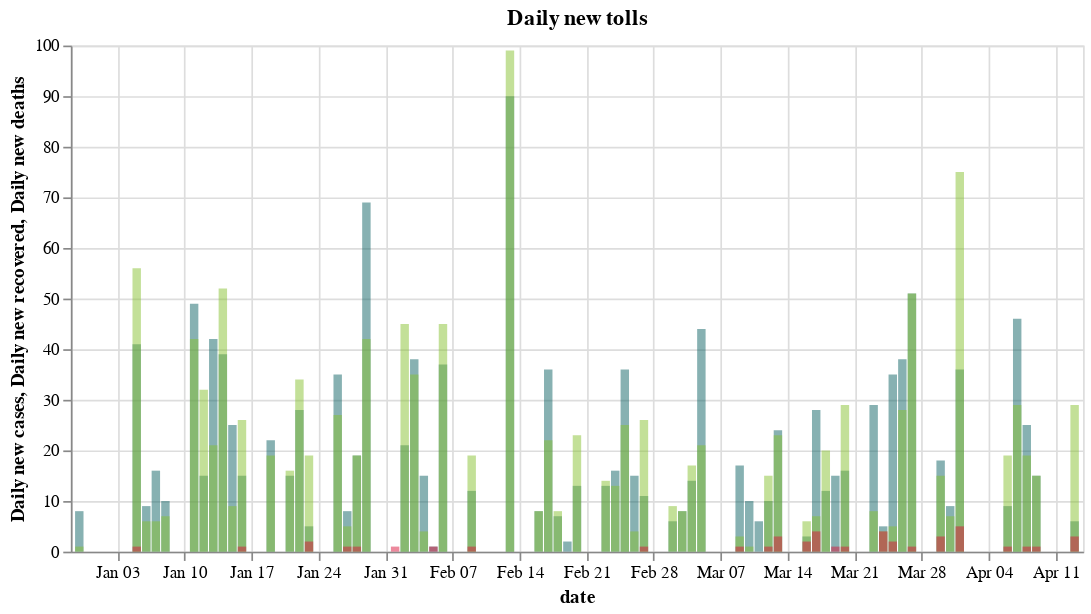

Notebook code cell kept with this figure:
### Code cell
city['daily_cases'] = city['totalCases'].diff()
city['daily_deaths'] = city['totalDeaths'].diff()
city['daily_recovered'] = city['totalRecovered'].diff()

# Initiate chart with data
cases = alt.Chart(city).mark_bar(color = '#106466', opacity = 0.5).encode(alt.X('date:T'), alt.Y('daily_cases:Q', title = 'Daily new cases'))
deaths = alt.Chart(city).mark_bar(color = '#DC143C', opacity = 0.5).encode(alt.X('date:T'), alt.Y('daily_deaths:Q', title = 'Daily new deaths'))
recovered = alt.Chart(city).mark_bar(color = '#87C232', opacity = 0.5).encode(alt.X('date:T'), alt.Y('daily_recovered:Q', title = 'Daily new recovered'))

(cases + recovered + deaths).properties(title = "Daily new tolls", width = 600)

### Figure 1 — Vega-Lite specification as saved in the notebook (floating-point values rounded to 4 significant figures)
{"config": {"view": {"continuousWidth": 400, "continuousHeight": 300}}, "layer": [{"mark": {"type": "bar", "color": "#106466", "opacity": 0.5}, "encoding": {"x": {"type": "temporal", "field": "date"}, "y": {"type": "quantitative", "field": "daily_cases", "title": "Daily new cases"}}}, {"mark": {"type": "bar", "color": "#87C232", "opacity": 0.5}, "encoding": {"x": {"type": "temporal", "field": "date"}, "y": {"type": "quantitative", "field": "daily_recovered", "title": "Daily new recovered"}}}, {"mark": {"type": "bar", "color": "#DC143C", "opacity": 0.5}, "encoding": {"x": {"type": "temporal", "field": "date"}, "y": {"type": "quantitative", "field": "daily_deaths", "title": "Daily new deaths"}}}], "data": {"name": "data-4947ba52341891f43bcab70395daab29"}, "title": "Daily new tolls", "width": 600, "$schema": "https://vega.github.io/schema/vega-lite/v4.8.1.json", "datasets": {"data-4947ba52341891f43bcab70395daab29": [{"city": "Aparecida", "date": "2020-12-29T00:00:00", "totalDeaths": 21, "totalCases": 773, "totalRecovered": 723, "totalBeds": 11, "intubated": 1, "new cases": null, "new deaths": null, "new recovered": null, "total_cases": 773, "total_deaths": 21, "total_recovered": 723, "daily_cases": null, "daily_deaths": null, "daily_recovered": null}, {"city": "Aparecida", "date": "2020-12-30T00:00:00", "totalDeaths": 21, "totalCases": 781, "totalRecovered": 724, "totalBeds": 13, "intubated": 1, "new cases": 8.0, "new deaths": 0.0, "new recovered": 1.0, "total_cases": 781, "total_deaths": 21, "total_recovered": 724, "daily_cases": 8.0, "daily_deaths": 0.0, "daily_recovered": 1.0}, {"city": "Aparecida", "date": "2020-12-31T00:00:00", "totalDeaths": 21, "totalCases": 781, "totalRecovered": 724, "totalBeds": 13, "intubated": 1, "new cases": 0.0, "new deaths": 0.0, "new recovered": 0.0, "total_cases": 781, "total_deaths": 21, "total_recovered": 724, "daily_cases": 0.0, "daily_deaths": 0.0, "daily_recovered": 0.0}, {"city": "Aparecida", "date": "2021-01-01T00:00:00", "totalDeaths": 21, "totalCases": 781, "totalRecovered": 724, "totalBeds": 13, "intubated": 1, "new cases": 0.0, "new deaths": 0.0, "new recovered": 0.0, "total_cases": 781, "total_deaths": 21, "total_recovered": 724, "daily_cases": 0.0, "daily_deaths": 0.0, "daily_recovered": 0.0}, {"city": "Aparecida", "date": "2021-01-02T00:00:00", "totalDeaths": 21, "totalCases": 781, "totalRecovered": 724, "totalBeds": 13, "intubated": 1, "new cases": 0.0, "new deaths": 0.0, "new recovered": 0.0, "total_cases": 781, "total_deaths": 21, "total_recovered": 724, "daily_cases": 0.0, "daily_deaths": 0.0, "daily_recovered": 0.0}, {"city": "Aparecida", "date": "2021-01-03T00:00:00", "totalDeaths": 21, "totalCases": 781, "totalRecovered": 724, "totalBeds": 13, "intubated": 1, "new cases": 0.0, "new deaths": 0.0, "new recovered": 0.0, "total_cases": 781, "total_deaths": 21, "total_recovered": 724, "daily_cases": 0.0, "daily_deaths": 0.0, "daily_recovered": 0.0}, {"city": "Aparecida", "date": "2021-01-04T00:00:00", "totalDeaths": 21, "totalCases": 781, "totalRecovered": 724, "totalBeds": 13, "intubated": 1, "new cases": 0.0, "new deaths": 0.0, "new recovered": 0.0, "total_cases": 781, "total_deaths": 21, "total_recovered": 724, "daily_cases": 0.0, "daily_deaths": 0.0, "daily_recovered": 0.0}, {"city": "Aparecida", "date": "2021-01-05T00:00:00", "totalDeaths": 22, "totalCases": 822, "totalRecovered": 780, "totalBeds": 8, "intubated": 3, "new cases": 41.0, "new deaths": 1.0, "new recovered": 56.0, "total_cases": 822, "total_deaths": 22, "total_recovered": 780, "daily_cases": 41.0, "daily_deaths": 1.0, "daily_recovered": 56.0}, {"city": "Aparecida", "date": "2021-01-06T00:00:00", "totalDeaths": 22, "totalCases": 831, "totalRecovered": 786, "totalBeds": 11, "intubated": 2, "new cases": 9.0, "new deaths": 0.0, "new recovered": 6.0, "total_cases": 831, "total_deaths": 22, "total_recovered": 786, "daily_cases": 9.0, "daily_deaths": 0.0, "daily_recovered": 6.0}, {"city": "Aparecida", "date": "2021-01-07T00:00:00", "totalDeaths": 22, "totalCases": 847, "totalRecovered": 792, "totalBeds": 15, "intubated": 2, "new cases": 16.0, "new deaths": 0.0, "new recovered": 6.0, "total_cases": 847, "total_deaths": 22, "total_recovered": 792, "daily_cases": 16.0, "daily_deaths": 0.0, "daily_recovered": 6.0}, {"city": "Aparecida", "date": "2021-01-08T00:00:00", "totalDeaths": 22, "totalCases": 857, "totalRecovered": 799, "totalBeds": 16, "intubated": 4, "new cases": 10.0, "new deaths": 0.0, "new recovered": 7.0, "total_cases": 857, "total_deaths": 22, "total_recovered": 799, "daily_cases": 10.0, "daily_deaths": 0.0, "daily_recovered": 7.0}, {"city": "Aparecida", "date": "2021-01-09T00:00:00", "totalDeaths": 22, "totalCases": 857, "totalRecovered": 799, "totalBeds": 16, "intubated": 4, "new cases": 0.0, "new deaths": 0.0, "new recovered": 0.0, "total_cases": 857, "total_deaths": 22, "total_recovered": 799, "daily_cases": 0.0, "daily_deaths": 0.0, "daily_recovered": 0.0}, {"city": "Aparecida", "date": "2021-01-10T00:00:00", "totalDeaths": 22, "totalCases": 857, "totalRecovered": 799, "totalBeds": 16, "intubated": 4, "new cases": 0.0, "new deaths": 0.0, "new recovered": 0.0, "total_cases": 857, "total_deaths": 22, "total_recovered": 799, "daily_cases": 0.0, "daily_deaths": 0.0, "daily_recovered": 0.0}, {"city": "Aparecida", "date": "2021-01-11T00:00:00", "totalDeaths": 22, "totalCases": 906, "totalRecovered": 841, "totalBeds": 22, "intubated": 1, "new cases": 49.0, "new deaths": 0.0, "new recovered": 42.0, "total_cases": 906, "total_deaths": 22, "total_recovered": 841, "daily_cases": 49.0, "daily_deaths": 0.0, "daily_recovered": 42.0}, {"city": "Aparecida", "date": "2021-01-12T00:00:00", "totalDeaths": 22, "totalCases": 921, "totalRecovered": 873, "totalBeds": 23, "intubated": 2, "new cases": 15.0, "new deaths": 0.0, "new recovered": 32.0, "total_cases": 921, "total_deaths": 22, "total_recovered": 873, "daily_cases": 15.0, "daily_deaths": 0.0, "daily_recovered": 32.0}, {"city": "Aparecida", "date": "2021-01-13T00:00:00", "totalDeaths": 22, "totalCases": 963, "totalRecovered": 894, "totalBeds": 26, "intubated": 2, "new cases": 42.0, "new deaths": 0.0, "new recovered": 21.0, "total_cases": 963, "total_deaths": 22, "total_recovered": 894, "daily_cases": 42.0, "daily_deaths": 0.0, "daily_recovered": 21.0}, {"city": "Aparecida", "date": "2021-01-14T00:00:00", "totalDeaths": 22, "totalCases": 1002, "totalRecovered": 946, "totalBeds": 15, "intubated": 1, "new cases": 39.0, "new deaths": 0.0, "new recovered": 52.0, "total_cases": 1002, "total_deaths": 22, "total_recovered": 946, "daily_cases": 39.0, "daily_deaths": 0.0, "daily_recovered": 52.0}, {"city": "Aparecida", "date": "2021-01-15T00:00:00", "totalDeaths": 22, "totalCases": 1027, "totalRecovered": 955, "totalBeds": 16, "intubated": 1, "new cases": 25.0, "new deaths": 0.0, "new recovered": 9.0, "total_cases": 1027, "total_deaths": 22, "total_recovered": 955, "daily_cases": 25.0, "daily_deaths": 0.0, "daily_recovered": 9.0}, {"city": "Aparecida", "date": "2021-01-16T00:00:00", "totalDeaths": 23, "totalCases": 1042, "totalRecovered": 981, "totalBeds": 23, "intubated": 0, "new cases": 15.0, "new deaths": 1.0, "new recovered": 26.0, "total_cases": 1042, "total_deaths": 23, "total_recovered": 981, "daily_cases": 15.0, "daily_deaths": 1.0, "daily_recovered": 26.0}, {"city": "Aparecida", "date": "2021-01-17T00:00:00", "totalDeaths": 23, "totalCases": 1042, "totalRecovered": 981, "totalBeds": 23, "intubated": 0, "new cases": 0.0, "new deaths": 0.0, "new recovered": 0.0, "total_cases": 1042, "total_deaths": 23, "total_recovered": 981, "daily_cases": 0.0, "daily_deaths": 0.0, "daily_recovered": 0.0}, {"city": "Aparecida", "date": "2021-01-18T00:00:00", "totalDeaths": 23, "totalCases": 1042, "totalRecovered": 981, "totalBeds": 23, "intubated": 0, "new cases": 0.0, "new deaths": 0.0, "new recovered": 0.0, "total_cases": 1042, "total_deaths": 23, "total_recovered": 981, "daily_cases": 0.0, "daily_deaths": 0.0, "daily_recovered": 0.0}, {"city": "Aparecida", "date": "2021-01-19T00:00:00", "totalDeaths": 23, "totalCases": 1064, "totalRecovered": 1000, "totalBeds": 28, "intubated": 0, "new cases": 22.0, "new deaths": 0.0, "new recovered": 19.0, "total_cases": 1064, "total_deaths": 23, "total_recovered": 1000, "daily_cases": 22.0, "daily_deaths": 0.0, "daily_recovered": 19.0}, {"city": "Aparecida", "date": "2021-01-20T00:00:00", "totalDeaths": 23, "totalCases": 1064, "totalRecovered": 1000, "totalBeds": 20, "intubated": 1, "new cases": 0.0, "new deaths": 0.0, "new recovered": 0.0, "total_cases": 1064, "total_deaths": 23, "total_recovered": 1000, "daily_cases": 0.0, "daily_deaths": 0.0, "daily_recovered": 0.0}, {"city": "Aparecida", "date": "2021-01-21T00:00:00", "totalDeaths": 23, "totalCases": 1079, "totalRecovered": 1016, "totalBeds": 21, "intubated": 2, "new cases": 15.0, "new deaths": 0.0, "new recovered": 16.0, "total_cases": 1079, "total_deaths": 23, "total_recovered": 1016, "daily_cases": 15.0, "daily_deaths": 0.0, "daily_recovered": 16.0}, {"city": "Aparecida", "date": "2021-01-22T00:00:00", "totalDeaths": 23, "totalCases": 1107, "totalRecovered": 1050, "totalBeds": 15, "intubated": 2, "new cases": 28.0, "new deaths": 0.0, "new recovered": 34.0, "total_cases": 1107, "total_deaths": 23, "total_recovered": 1050, "daily_cases": 28.0, "daily_deaths": 0.0, "daily_recovered": 34.0}, {"city": "Aparecida", "date": "2021-01-23T00:00:00", "totalDeaths": 25, "totalCases": 1112, "totalRecovered": 1069, "totalBeds": 16, "intubated": 3, "new cases": 5.0, "new deaths": 2.0, "new recovered": 19.0, "total_cases": 1112, "total_deaths": 25, "total_recovered": 1069, "daily_cases": 5.0, "daily_deaths": 2.0, "daily_recovered": 19.0}, {"city": "Aparecida", "date": "2021-01-24T00:00:00", "totalDeaths": 25, "totalCases": 1112, "totalRecovered": 1069, "totalBeds": 16, "intubated": 3, "new cases": 0.0, "new deaths": 0.0, "new recovered": 0.0, "total_cases": 1112, "total_deaths": 25, "total_recovered": 1069, "daily_cases": 0.0, "daily_deaths": 0.0, "daily_recovered": 0.0}, {"city": "Aparecida", "date": "2021-01-25T00:00:00", "totalDeaths": 25, "totalCases": 1112, "totalRecovered": 1069, "totalBeds": 16, "intubated": 3, "new cases": 0.0, "new deaths": 0.0, "new recovered": 0.0, "total_cases": 1112, "total_deaths": 25, "total_recovered": 1069, "daily_cases": 0.0, "daily_deaths": 0.0, "daily_recovered": 0.0}, {"city": "Aparecida", "date": "2021-01-26T00:00:00", "totalDeaths": 25, "totalCases": 1147, "totalRecovered": 1096, "totalBeds": 17, "intubated": 4, "new cases": 35.0, "new deaths": 0.0, "new recovered": 27.0, "total_cases": 1147, "total_deaths": 25, "total_recovered": 1096, "daily_cases": 35.0, "daily_deaths": 0.0, "daily_recovered": 27.0}, {"city": "Aparecida", "date": "2021-01-27T00:00:00", "totalDeaths": 26, "totalCases": 1155, "totalRecovered": 1101, "totalBeds": 18, "intubated": 4, "new cases": 8.0, "new deaths": 1.0, "new recovered": 5.0, "total_cases": 1155, "total_deaths": 26, "total_recovered": 1101, "daily_cases": 8.0, "daily_deaths": 1.0, "daily_recovered": 5.0}, {"city": "Aparecida", "date": "2021-01-28T00:00:00", "totalDeaths": 27, "totalCases": 1174, "totalRecovered": 1120, "totalBeds": 16, "intubated": 2, "new cases": 19.0, "new deaths": 1.0, "new recovered": 19.0, "total_cases": 1174, "total_deaths": 27, "total_recovered": 1120, "daily_cases": 19.0, "daily_deaths": 1.0, "daily_recovered": 19.0}, {"city": "Aparecida", "date": "2021-01-29T00:00:00", "totalDeaths": 27, "totalCases": 1243, "totalRecovered": 1162, "totalBeds": 16, "intubated": 2, "new cases": 69.0, "new deaths": 0.0, "new recovered": 42.0, "total_cases": 1243, "total_deaths": 27, "total_recovered": 1162, "daily_cases": 69.0, "daily_deaths": 0.0, "daily_recovered": 42.0}, {"city": "Aparecida", "date": "2021-02-01T00:00:00", "totalDeaths": 28, "totalCases": 1243, "totalRecovered": 1162, "totalBeds": 18, "intubated": 1, "new cases": 0.0, "new deaths": 1.0, "new recovered": 0.0, "total_cases": 1243, "total_deaths": 28, "total_recovered": 1162, "daily_cases": 0.0, "daily_deaths": 1.0, "daily_recovered": 0.0}, {"city": "Aparecida", "date": "2021-02-02T00:00:00", "totalDeaths": 28, "totalCases": 1264, "totalRecovered": 1207, "totalBeds": 15, "intubated": 1, "new cases": 21.0, "new deaths": 0.0, "new recovered": 45.0, "total_cases": 1264, "total_deaths": 28, "total_recovered": 1207, "daily_cases": 21.0, "daily_deaths": 0.0, "daily_recovered": 45.0}, {"city": "Aparecida", "date": "2021-02-03T00:00:00", "totalDeaths": 28, "totalCases": 1302, "totalRecovered": 1242, "totalBeds": 15, "intubated": 1, "new cases": 38.0, "new deaths": 0.0, "new recovered": 35.0, "total_cases": 1302, "total_deaths": 28, "total_recovered": 1242, "daily_cases": 38.0, "daily_deaths": 0.0, "daily_recovered": 35.0}, {"city": "Aparecida", "date": "2021-02-04T00:00:00", "totalDeaths": 28, "totalCases": 1317, "totalRecovered": 1246, "totalBeds": 12, "intubated": 0, "new cases": 15.0, "new deaths": 0.0, "new recovered": 4.0, "total_cases": 1317, "total_deaths": 28, "total_recovered": 1246, "daily_cases": 15.0, "daily_deaths": 0.0, "daily_recovered": 4.0}, {"city": "Aparecida", "date": "2021-02-05T00:00:00", "totalDeaths": 29, "totalCases": 1318, "totalRecovered": 1246, "totalBeds": 12, "intubated": 2, "new cases": 1.0, "new deaths": 1.0, "new recovered": 0.0, "total_cases": 1318, "total_deaths": 29, "total_recovered": 1246, "daily_cases": 1.0, "daily_deaths": 1.0, "daily_recovered": 0.0}, {"city": "Aparecida", "date": "2021-02-06T00:00:00", "totalDeaths": 29, "totalCases": 1355, "totalRecovered": 1291, "totalBeds": 7, "intubated": 0, "new cases": 37.0, "new deaths": 0.0, "new recovered": 45.0, "total_cases": 1355, "total_deaths": 29, "total_recovered": 1291, "daily_cases": 37.0, "daily_deaths": 0.0, "daily_recovered": 45.0}, {"city": "Aparecida", "date": "2021-02-07T00:00:00", "totalDeaths": 29, "totalCases": 1355, "totalRecovered": 1291, "totalBeds": 7, "intubated": 0, "new cases": 0.0, "new deaths": 0.0, "new recovered": 0.0, "total_cases": 1355, "total_deaths": 29, "total_recovered": 1291, "daily_cases": 0.0, "daily_deaths": 0.0, "daily_recovered": 0.0}, {"city": "Aparecida", "date": "2021-02-08T00:00:00", "totalDeaths": 29, "totalCases": 1355, "totalRecovered": 1291, "totalBeds": 7, "intubated": 0, "new cases": 0.0, "new deaths": 0.0, "new recovered": 0.0, "total_cases": 1355, "total_deaths": 29, "total_recovered": 1291, "daily_cases": 0.0, "daily_deaths": 0.0, "daily_recovered": 0.0}, {"city": "Aparecida", "date": "2021-02-09T00:00:00", "totalDeaths": 30, "totalCases": 1367, "totalRecovered": 1310, "totalBeds": 11, "intubated": 0, "new cases": 12.0, "new deaths": 1.0, "new recovered": 19.0, "total_cases": 1367, "total_deaths": 30, "total_recovered": 1310, "daily_cases": 12.0, "daily_deaths": 1.0, "daily_recovered": 19.0}, {"city": "Aparecida", "date": "2021-02-10T00:00:00", "totalDeaths": 30, "totalCases": 1367, "totalRecovered": 1310, "totalBeds": 11, "intubated": 0, "new cases": 0.0, "new deaths": 0.0, "new recovered": 0.0, "total_cases": 1367, "total_deaths": 30, "total_recovered": 1310, "daily_cases": 0.0, "daily_deaths": 0.0, "daily_recovered": 0.0}, {"city": "Aparecida", "date": "2021-02-11T00:00:00", "totalDeaths": 30, "totalCases": 1367, "totalRecovered": 1310, "totalBeds": 10, "intubated": 0, "new cases": 0.0, "new deaths": 0.0, "new recovered": 0.0, "total_cases": 1367, "total_deaths": 30, "total_recovered": 1310, "daily_cases": 0.0, "daily_deaths": 0.0, "daily_recovered": 0.0}, {"city": "Aparecida", "date": "2021-02-12T00:00:00", "totalDeaths": 30, "totalCases": 1367, "totalRecovered": 1310, "totalBeds": 13, "intubated": 0, "new cases": 0.0, "new deaths": 0.0, "new recovered": 0.0, "total_cases": 1367, "total_deaths": 30, "total_recovered": 1310, "daily_cases": 0.0, "daily_deaths": 0.0, "daily_recovered": 0.0}, {"city": "Aparecida", "date": "2021-02-13T00:00:00", "totalDeaths": 30, "totalCases": 1457, "totalRecovered": 1409, "totalBeds": 15, "intubated": 0, "new cases": 90.0, "new deaths": 0.0, "new recovered": 99.0, "total_cases": 1457, "total_deaths": 30, "total_recovered": 1409, "daily_cases": 90.0, "daily_deaths": 0.0, "daily_recovered": 99.0}, {"city": "Aparecida", "date": "2021-02-15T00:00:00", "totalDeaths": 30, "totalCases": 1457, "totalRecovered": 1409, "totalBeds": 15, "intubated": 0, "new cases": 0.0, "new deaths": 0.0, "new recovered": 0.0, "total_cases": 1457, "total_deaths": 30, "total_recovered": 1409, "daily_cases": 0.0, "daily_deaths": 0.0, "daily_recovered": 0.0}, {"city": "Aparecida", "date": "2021-02-16T00:00:00", "totalDeaths": 30, "totalCases": 1465, "totalRecovered": 1417, "totalBeds": 12, "intubated": 0, "new cases": 8.0, "new deaths": 0.0, "new recovered": 8.0, "total_cases": 1465, "total_deaths": 30, "total_recovered": 1417, "daily_cases": 8.0, "daily_deaths": 0.0, "daily_recovered": 8.0}, {"city": "Aparecida", "date": "2021-02-17T00:00:00", "totalDeaths": 30, "totalCases": 1501, "totalRecovered": 1439, "totalBeds": 12, "intubated": 0, "new cases": 36.0, "new deaths": 0.0, "new recovered": 22.0, "total_cases": 1501, "total_deaths": 30, "total_recovered": 1439, "daily_cases": 36.0, "daily_deaths": 0.0, "daily_recovered": 22.0}, {"city": "Aparecida", "date": "2021-02-18T00:00:00", "totalDeaths": 30, "totalCases": 1508, "totalRecovered": 1447, "totalBeds": 12, "intubated": 0, "new cases": 7.0, "new deaths": 0.0, "new recovered": 8.0, "total_cases": 1508, "total_deaths": 30, "total_recovered": 1447, "daily_cases": 7.0, "daily_deaths": 0.0, "daily_recovered": 8.0}, {"city": "Aparecida", "date": "2021-02-19T00:00:00", "totalDeaths": 30, "totalCases": 1510, "totalRecovered": 1447, "totalBeds": 13, "intubated": 0, "new cases": 2.0, "new deaths": 0.0, "new recovered": 0.0, "total_cases": 1510, "total_deaths": 30, "total_recovered": 1447, "daily_cases": 2.0, "daily_deaths": 0.0, "daily_recovered": 0.0}, {"city": "Aparecida", "date": "2021-02-20T00:00:00", "totalDeaths": 30, "totalCases": 1523, "totalRecovered": 1470, "totalBeds": 10, "intubated": 0, "new cases": 13.0, "new deaths": 0.0, "new recovered": 23.0, "total_cases": 1523, "total_deaths": 30, "total_recovered": 1470, "daily_cases": 13.0, "daily_deaths": 0.0, "daily_recovered": 23.0}, {"city": "Aparecida", "date": "2021-02-21T00:00:00", "totalDeaths": 30, "totalCases": 1523, "totalRecovered": 1470, "totalBeds": 10, "intubated": 0, "new cases": 0.0, "new deaths": 0.0, "new recovered": 0.0, "total_cases": 1523, "total_deaths": 30, "total_recovered": 1470, "daily_cases": 0.0, "daily_deaths": 0.0, "daily_recovered": 0.0}, {"city": "Aparecida", "date": "2021-02-22T00:00:00", "totalDeaths": 30, "totalCases": 1523, "totalRecovered": 1470, "totalBeds": 10, "intubated": 0, "new cases": 0.0, "new deaths": 0.0, "new recovered": 0.0, "total_cases": 1523, "total_deaths": 30, "total_recovered": 1470, "daily_cases": 0.0, "daily_deaths": 0.0, "daily_recovered": 0.0}, {"city": "Aparecida", "date": "2021-02-23T00:00:00", "totalDeaths": 30, "totalCases": 1536, "totalRecovered": 1484, "totalBeds": 9, "intubated": 0, "new cases": 13.0, "new deaths": 0.0, "new recovered": 14.0, "total_cases": 1536, "total_deaths": 30, "total_recovered": 1484, "daily_cases": 13.0, "daily_deaths": 0.0, "daily_recovered": 14.0}, {"city": "Aparecida", "date": "2021-02-24T00:00:00", "totalDeaths": 30, "totalCases": 1552, "totalRecovered": 1497, "totalBeds": 11, "intubated": 0, "new cases": 16.0, "new deaths": 0.0, "new recovered": 13.0, "total_cases": 1552, "total_deaths": 30, "total_recovered": 1497, "daily_cases": 16.0, "daily_deaths": 0.0, "daily_recovered": 13.0}, {"city": "Aparecida", "date": "2021-02-25T00:00:00", "totalDeaths": 30, "totalCases": 1588, "totalRecovered": 1522, "totalBeds": 8, "intubated": 1, "new cases": 36.0, "new deaths": 0.0, "new recovered": 25.0, "total_cases": 1588, "total_deaths": 30, "total_recovered": 1522, "daily_cases": 36.0, "daily_deaths": 0.0, "daily_recovered": 25.0}, {"city": "Aparecida", "date": "2021-02-26T00:00:00", "totalDeaths": 30, "totalCases": 1603, "totalRecovered": 1526, "totalBeds": 12, "intubated": 0, "new cases": 15.0, "new deaths": 0.0, "new recovered": 4.0, "total_cases": 1603, "total_deaths": 30, "total_recovered": 1526, "daily_cases": 15.0, "daily_deaths": 0.0, "daily_recovered": 4.0}, {"city": "Aparecida", "date": "2021-02-27T00:00:00", "totalDeaths": 31, "totalCases": 1614, "totalRecovered": 1552, "totalBeds": 16, "intubated": 0, "new cases": 11.0, "new deaths": 1.0, "new recovered": 26.0, "total_cases": 1614, "total_deaths": 31, "total_recovered": 1552, "daily_cases": 11.0, "daily_deaths": 1.0, "daily_recovered": 26.0}, {"city": "Aparecida", "date": "2021-03-01T00:00:00", "totalDeaths": 31, "totalCases": 1614, "totalRecovered": 1552, "totalBeds": 16, "intubated": 0, "new cases": 0.0, "new deaths": 0.0, "new recovered": 0.0, "total_cases": 1614, "total_deaths": 31, "total_recovered": 1552, "daily_cases": 0.0, "daily_deaths": 0.0, "daily_recovered": 0.0}, {"city": "Aparecida", "date": "2021-03-02T00:00:00", "totalDeaths": 31, "totalCases": 1620, "totalRecovered": 1561, "totalBeds": 17, "intubated": 0, "new cases": 6.0, "new deaths": 0.0, "new recovered": 9.0, "total_cases": 1620, "total_deaths": 31, "total_recovered": 1561, "daily_cases": 6.0, "daily_deaths": 0.0, "daily_recovered": 9.0}, {"city": "Aparecida", "date": "2021-03-03T00:00:00", "totalDeaths": 31, "totalCases": 1628, "totalRecovered": 1569, "totalBeds": 13, "intubated": 2, "new cases": 8.0, "new deaths": 0.0, "new recovered": 8.0, "total_cases": 1628, "total_deaths": 31, "total_recovered": 1569, "daily_cases": 8.0, "daily_deaths": 0.0, "daily_recovered": 8.0}, {"city": "Aparecida", "date": "2021-03-04T00:00:00", "totalDeaths": 31, "totalCases": 1642, "totalRecovered": 1586, "totalBeds": 14, "intubated": 1, "new cases": 14.0, "new deaths": 0.0, "new recovered": 17.0, "total_cases": 1642, "total_deaths": 31, "total_recovered": 1586, "daily_cases": 14.0, "daily_deaths": 0.0, "daily_recovered": 17.0}, {"city": "Aparecida", "date": "2021-03-05T00:00:00", "totalDeaths": 31, "totalCases": 1686, "totalRecovered": 1607, "totalBeds": 21, "intubated": 2, "new cases": 44.0, "new deaths": 0.0, "new recovered": 21.0, "total_cases": 1686, "total_deaths": 31, "total_recovered": 1607, "daily_cases": 44.0, "daily_deaths": 0.0, "daily_recovered": 21.0}, {"city": "Aparecida", "date": "2021-03-06T00:00:00", "totalDeaths": 31, "totalCases": 1686, "totalRecovered": 1607, "totalBeds": 21, "intubated": 2, "new cases": 0.0, "new deaths": 0.0, "new recovered": 0.0, "total_cases": 1686, "total_deaths": 31, "total_recovered": 1607, "daily_cases": 0.0, "daily_deaths": 0.0, "daily_recovered": 0.0}, {"city": "Aparecida", "date": "2021-03-07T00:00:00", "totalDeaths": 31, "totalCases": 1686, "totalRecovered": 1607, "totalBeds": 21, "intubated": 2, "new cases": 0.0, "new deaths": 0.0, "new recovered": 0.0, "total_cases": 1686, "total_deaths": 31, "total_recovered": 1607, "daily_cases": 0.0, "daily_deaths": 0.0, "daily_recovered": 0.0}, {"city": "Aparecida", "date": "2021-03-08T00:00:00", "totalDeaths": 31, "totalCases": 1686, "totalRecovered": 1607, "totalBeds": 21, "intubated": 2, "new cases": 0.0, "new deaths": 0.0, "new recovered": 0.0, "total_cases": 1686, "total_deaths": 31, "total_recovered": 1607, "daily_cases": 0.0, "daily_deaths": 0.0, "daily_recovered": 0.0}, {"city": "Aparecida", "date": "2021-03-09T00:00:00", "totalDeaths": 32, "totalCases": 1703, "totalRecovered": 1610, "totalBeds": 22, "intubated": 3, "new cases": 17.0, "new deaths": 1.0, "new recovered": 3.0, "total_cases": 1703, "total_deaths": 32, "total_recovered": 1610, "daily_cases": 17.0, "daily_deaths": 1.0, "daily_recovered": 3.0}, {"city": "Aparecida", "date": "2021-03-10T00:00:00", "totalDeaths": 32, "totalCases": 1713, "totalRecovered": 1611, "totalBeds": 24, "intubated": 1, "new cases": 10.0, "new deaths": 0.0, "new recovered": 1.0, "total_cases": 1713, "total_deaths": 32, "total_recovered": 1611, "daily_cases": 10.0, "daily_deaths": 0.0, "daily_recovered": 1.0}, {"city": "Aparecida", "date": "2021-03-11T00:00:00", "totalDeaths": 32, "totalCases": 1719, "totalRecovered": 1611, "totalBeds": 29, "intubated": 0, "new cases": 6.0, "new deaths": 0.0, "new recovered": 0.0, "total_cases": 1719, "total_deaths": 32, "total_recovered": 1611, "daily_cases": 6.0, "daily_deaths": 0.0, "daily_recovered": 0.0}, {"city": "Aparecida", "date": "2021-03-12T00:00:00", "totalDeaths": 33, "totalCases": 1729, "totalRecovered": 1626, "totalBeds": 24, "intubated": 0, "new cases": 10.0, "new deaths": 1.0, "new recovered": 15.0, "total_cases": 1729, "total_deaths": 33, "total_recovered": 1626, "daily_cases": 10.0, "daily_deaths": 1.0, "daily_recovered": 15.0}, {"city": "Aparecida", "date": "2021-03-13T00:00:00", "totalDeaths": 36, "totalCases": 1753, "totalRecovered": 1649, "totalBeds": 26, "intubated": 0, "new cases": 24.0, "new deaths": 3.0, "new recovered": 23.0, "total_cases": 1753, "total_deaths": 36, "total_recovered": 1649, "daily_cases": 24.0, "daily_deaths": 3.0, "daily_recovered": 23.0}, {"city": "Aparecida", "date": "2021-03-14T00:00:00", "totalDeaths": 36, "totalCases": 1753, "totalRecovered": 1649, "totalBeds": 26, "intubated": 0, "new cases": 0.0, "new deaths": 0.0, "new recovered": 0.0, "total_cases": 1753, "total_deaths": 36, "total_recovered": 1649, "daily_cases": 0.0, "daily_deaths": 0.0, "daily_recovered": 0.0}, {"city": "Aparecida", "date": "2021-03-15T00:00:00", "totalDeaths": 36, "totalCases": 1753, "totalRecovered": 1649, "totalBeds": 26, "intubated": 0, "new cases": 0.0, "new deaths": 0.0, "new recovered": 0.0, "total_cases": 1753, "total_deaths": 36, "total_recovered": 1649, "daily_cases": 0.0, "daily_deaths": 0.0, "daily_recovered": 0.0}, {"city": "Aparecida", "date": "2021-03-16T00:00:00", "totalDeaths": 38, "totalCases": 1756, "totalRecovered": 1655, "totalBeds": 27, "intubated": 2, "new cases": 3.0, "new deaths": 2.0, "new recovered": 6.0, "total_cases": 1756, "total_deaths": 38, "total_recovered": 1655, "daily_cases": 3.0, "daily_deaths": 2.0, "daily_recovered": 6.0}, {"city": "Aparecida", "date": "2021-03-17T00:00:00", "totalDeaths": 42, "totalCases": 1784, "totalRecovered": 1662, "totalBeds": 27, "intubated": 4, "new cases": 28.0, "new deaths": 4.0, "new recovered": 7.0, "total_cases": 1784, "total_deaths": 42, "total_recovered": 1662, "daily_cases": 28.0, "daily_deaths": 4.0, "daily_recovered": 7.0}, {"city": "Aparecida", "date": "2021-03-18T00:00:00", "totalDeaths": 42, "totalCases": 1796, "totalRecovered": 1682, "totalBeds": 38, "intubated": 4, "new cases": 12.0, "new deaths": 0.0, "new recovered": 20.0, "total_cases": 1796, "total_deaths": 42, "total_recovered": 1682, "daily_cases": 12.0, "daily_deaths": 0.0, "daily_recovered": 20.0}, {"city": "Aparecida", "date": "2021-03-19T00:00:00", "totalDeaths": 43, "totalCases": 1811, "totalRecovered": 1682, "totalBeds": 46, "intubated": 4, "new cases": 15.0, "new deaths": 1.0, "new recovered": 0.0, "total_cases": 1811, "total_deaths": 43, "total_recovered": 1682, "daily_cases": 15.0, "daily_deaths": 1.0, "daily_recovered": 0.0}, {"city": "Aparecida", "date": "2021-03-20T00:00:00", "totalDeaths": 44, "totalCases": 1827, "totalRecovered": 1711, "totalBeds": 55, "intubated": 4, "new cases": 16.0, "new deaths": 1.0, "new recovered": 29.0, "total_cases": 1827, "total_deaths": 44, "total_recovered": 1711, "daily_cases": 16.0, "daily_deaths": 1.0, "daily_recovered": 29.0}, {"city": "Aparecida", "date": "2021-03-21T00:00:00", "totalDeaths": 44, "totalCases": 1827, "totalRecovered": 1711, "totalBeds": 55, "intubated": 4, "new cases": 0.0, "new deaths": 0.0, "new recovered": 0.0, "total_cases": 1827, "total_deaths": 44, "total_recovered": 1711, "daily_cases": 0.0, "daily_deaths": 0.0, "daily_recovered": 0.0}, {"city": "Aparecida", "date": "2021-03-22T00:00:00", "totalDeaths": 44, "totalCases": 1827, "totalRecovered": 1711, "totalBeds": 55, "intubated": 4, "new cases": 0.0, "new deaths": 0.0, "new recovered": 0.0, "total_cases": 1827, "total_deaths": 44, "total_recovered": 1711, "daily_cases": 0.0, "daily_deaths": 0.0, "daily_recovered": 0.0}, {"city": "Aparecida", "date": "2021-03-23T00:00:00", "totalDeaths": 44, "totalCases": 1856, "totalRecovered": 1719, "totalBeds": 57, "intubated": 6, "new cases": 29.0, "new deaths": 0.0, "new recovered": 8.0, "total_cases": 1856, "total_deaths": 44, "total_recovered": 1719, "daily_cases": 29.0, "daily_deaths": 0.0, "daily_recovered": 8.0}, {"city": "Aparecida", "date": "2021-03-24T00:00:00", "totalDeaths": 48, "totalCases": 1861, "totalRecovered": 1723, "totalBeds": 48, "intubated": 7, "new cases": 5.0, "new deaths": 4.0, "new recovered": 4.0, "total_cases": 1861, "total_deaths": 48, "total_recovered": 1723, "daily_cases": 5.0, "daily_deaths": 4.0, "daily_recovered": 4.0}, {"city": "Aparecida", "date": "2021-03-25T00:00:00", "totalDeaths": 50, "totalCases": 1896, "totalRecovered": 1728, "totalBeds": 50, "intubated": 7, "new cases": 35.0, "new deaths": 2.0, "new recovered": 5.0, "total_cases": 1896, "total_deaths": 50, "total_recovered": 1728, "daily_cases": 35.0, "daily_deaths": 2.0, "daily_recovered": 5.0}, {"city": "Aparecida", "date": "2021-03-26T00:00:00", "totalDeaths": 50, "totalCases": 1934, "totalRecovered": 1756, "totalBeds": 46, "intubated": 7, "new cases": 38.0, "new deaths": 0.0, "new recovered": 28.0, "total_cases": 1934, "total_deaths": 50, "total_recovered": 1756, "daily_cases": 38.0, "daily_deaths": 0.0, "daily_recovered": 28.0}, {"city": "Aparecida", "date": "2021-03-27T00:00:00", "totalDeaths": 51, "totalCases": 1985, "totalRecovered": 1807, "totalBeds": 33, "intubated": 6, "new cases": 51.0, "new deaths": 1.0, "new recovered": 51.0, "total_cases": 1985, "total_deaths": 51, "total_recovered": 1807, "daily_cases": 51.0, "daily_deaths": 1.0, "daily_recovered": 51.0}, {"city": "Aparecida", "date": "2021-03-28T00:00:00", "totalDeaths": 51, "totalCases": 1985, "totalRecovered": 1807, "totalBeds": 33, "intubated": 6, "new cases": 0.0, "new deaths": 0.0, "new recovered": 0.0, "total_cases": 1985, "total_deaths": 51, "total_recovered": 1807, "daily_cases": 0.0, "daily_deaths": 0.0, "daily_recovered": 0.0}, {"city": "Aparecida", "date": "2021-03-29T00:00:00", "totalDeaths": 51, "totalCases": 1985, "totalRecovered": 1807, "totalBeds": 33, "intubated": 6, "new cases": 0.0, "new deaths": 0.0, "new recovered": 0.0, "total_cases": 1985, "total_deaths": 51, "total_recovered": 1807, "daily_cases": 0.0, "daily_deaths": 0.0, "daily_recovered": 0.0}, {"city": "Aparecida", "date": "2021-03-30T00:00:00", "totalDeaths": 54, "totalCases": 2003, "totalRecovered": 1822, "totalBeds": 40, "intubated": 6, "new cases": 18.0, "new deaths": 3.0, "new recovered": 15.0, "total_cases": 2003, "total_deaths": 54, "total_recovered": 1822, "daily_cases": 18.0, "daily_deaths": 3.0, "daily_recovered": 15.0}, {"city": "Aparecida", "date": "2021-03-31T00:00:00", "totalDeaths": 54, "totalCases": 2012, "totalRecovered": 1829, "totalBeds": 34, "intubated": 6, "new cases": 9.0, "new deaths": 0.0, "new recovered": 7.0, "total_cases": 2012, "total_deaths": 54, "total_recovered": 1829, "daily_cases": 9.0, "daily_deaths": 0.0, "daily_recovered": 7.0}, {"city": "Aparecida", "date": "2021-04-01T00:00:00", "totalDeaths": 59, "totalCases": 2048, "totalRecovered": 1904, "totalBeds": 39, "intubated": 5, "new cases": 36.0, "new deaths": 5.0, "new recovered": 75.0, "total_cases": 2048, "total_deaths": 59, "total_recovered": 1904, "daily_cases": 36.0, "daily_deaths": 5.0, "daily_recovered": 75.0}, {"city": "Aparecida", "date": "2021-04-02T00:00:00", "totalDeaths": 59, "totalCases": 2048, "totalRecovered": 1904, "totalBeds": 39, "intubated": 5, "new cases": 0.0, "new deaths": 0.0, "new recovered": 0.0, "total_cases": 2048, "total_deaths": 59, "total_recovered": 1904, "daily_cases": 0.0, "daily_deaths": 0.0, "daily_recovered": 0.0}, {"city": "Aparecida", "date": "2021-04-03T00:00:00", "totalDeaths": 59, "totalCases": 2048, "totalRecovered": 1904, "totalBeds": 39, "intubated": 5, "new cases": 0.0, "new deaths": 0.0, "new recovered": 0.0, "total_cases": 2048, "total_deaths": 59, "total_recovered": 1904, "daily_cases": 0.0, "daily_deaths": 0.0, "daily_recovered": 0.0}, {"city": "Aparecida", "date": "2021-04-04T00:00:00", "totalDeaths": 59, "totalCases": 2048, "totalRecovered": 1904, "totalBeds": 39, "intubated": 5, "new cases": 0.0, "new deaths": 0.0, "new recovered": 0.0, "total_cases": 2048, "total_deaths": 59, "total_recovered": 1904, "daily_cases": 0.0, "daily_deaths": 0.0, "daily_recovered": 0.0}, {"city": "Aparecida", "date": "2021-04-05T00:00:00", "totalDeaths": 59, "totalCases": 2048, "totalRecovered": 1904, "totalBeds": 39, "intubated": 5, "new cases": 0.0, "new deaths": 0.0, "new recovered": 0.0, "total_cases": 2048, "total_deaths": 59, "total_recovered": 1904, "daily_cases": 0.0, "daily_deaths": 0.0, "daily_recovered": 0.0}, {"city": "Aparecida", "date": "2021-04-06T00:00:00", "totalDeaths": 60, "totalCases": 2057, "totalRecovered": 1923, "totalBeds": 40, "intubated": 6, "new cases": 9.0, "new deaths": 1.0, "new recovered": 19.0, "total_cases": 2057, "total_deaths": 60, "total_recovered": 1923, "daily_cases": 9.0, "daily_deaths": 1.0, "daily_recovered": 19.0}, {"city": "Aparecida", "date": "2021-04-07T00:00:00", "totalDeaths": 60, "totalCases": 2103, "totalRecovered": 1952, "totalBeds": 39, "intubated": 7, "new cases": 46.0, "new deaths": 0.0, "new recovered": 29.0, "total_cases": 2103, "total_deaths": 60, "total_recovered": 1952, "daily_cases": 46.0, "daily_deaths": 0.0, "daily_recovered": 29.0}, {"city": "Aparecida", "date": "2021-04-08T00:00:00", "totalDeaths": 61, "totalCases": 2128, "totalRecovered": 1971, "totalBeds": 44, "intubated": 9, "new cases": 25.0, "new deaths": 1.0, "new recovered": 19.0, "total_cases": 2128, "total_deaths": 61, "total_recovered": 1971, "daily_cases": 25.0, "daily_deaths": 1.0, "daily_recovered": 19.0}, {"city": "Aparecida", "date": "2021-04-09T00:00:00", "totalDeaths": 62, "totalCases": 2143, "totalRecovered": 1986, "totalBeds": 44, "intubated": 10, "new cases": 15.0, "new deaths": 1.0, "new recovered": 15.0, "total_cases": 2143, "total_deaths": 62, "total_recovered": 1986, "daily_cases": 15.0, "daily_deaths": 1.0, "daily_recovered": 15.0}, {"city": "Aparecida", "date": "2021-04-13T00:00:00", "totalDeaths": 65, "totalCases": 2149, "totalRecovered": 2015, "totalBeds": 43, "intubated": 10, "new cases": 6.0, "new deaths": 3.0, "new recovered": 29.0, "total_cases": 2149, "total_deaths": 65, "total_recovered": 2015, "daily_cases": 6.0, "daily_deaths": 3.0, "daily_recovered": 29.0}]}}
